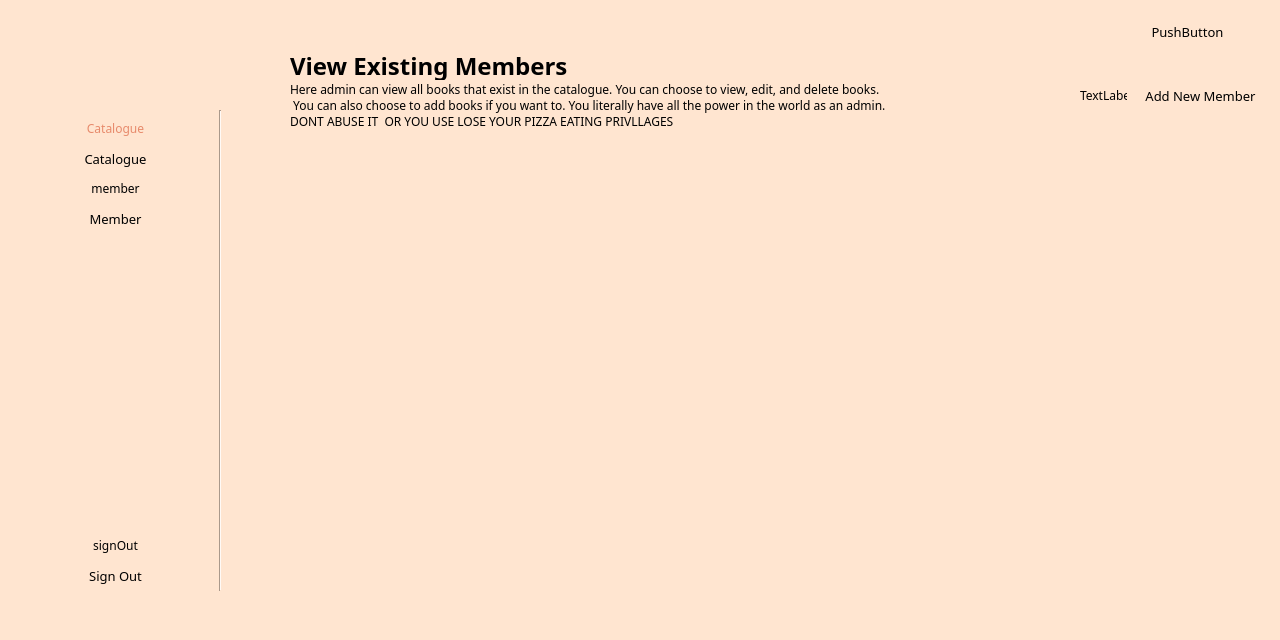
<?xml version="1.0" encoding="UTF-8"?>
<ui version="4.0">
 <class>adminMemberCatalogue</class>
 <widget class="QMainWindow" name="adminMemberCatalogue">
  <property name="geometry">
   <rect>
    <x>0</x>
    <y>0</y>
    <width>1280</width>
    <height>640</height>
   </rect>
  </property>
  <property name="minimumSize">
   <size>
    <width>1280</width>
    <height>640</height>
   </size>
  </property>
  <property name="maximumSize">
   <size>
    <width>1280</width>
    <height>640</height>
   </size>
  </property>
  <property name="windowTitle">
   <string>MainWindow</string>
  </property>
  <widget class="QWidget" name="centralwidget">
   <property name="styleSheet">
    <string notr="true">QWidget{
	background: #FFE5D0;
	font-family: Montserrat;
}

QLineEdit {
	border: 1px solid;
	border-radius: 15px;
	border-color: #e5e5e5;
	background-color: palette(base);
	padding: 0px 5px;
	font-size: 13px;
}

QPushButton {
	border-radius: 15px; 
	font-size: 13px;
	height: 31px; 
}</string>
   </property>
   <widget class="QScrollArea" name="scrollArea">
    <property name="geometry">
     <rect>
      <x>260</x>
      <y>140</y>
      <width>1011</width>
      <height>471</height>
     </rect>
    </property>
    <property name="styleSheet">
     <string notr="true">QScrollArea {
	border: none;
}
</string>
    </property>
    <property name="widgetResizable">
     <bool>true</bool>
    </property>
    <widget class="QWidget" name="scrollAreaWidgetContents">
     <property name="geometry">
      <rect>
       <x>0</x>
       <y>0</y>
       <width>1011</width>
       <height>471</height>
      </rect>
     </property>
     <property name="styleSheet">
      <string notr="true">QWidget {
	background-color: #FFE5D0;
	/*border: none;*/
}

QGridLayout {
	/*border: none;*/
}

QPushButton {
	margin-right: 10px; 
	height: 31px; 
	/*max-width: 100px; */
}
</string>
     </property>
     <layout class="QHBoxLayout" name="horizontalLayout">
      <item>
       <layout class="QGridLayout" name="gridLayout_3"/>
      </item>
     </layout>
    </widget>
   </widget>
   <widget class="QPushButton" name="pushButton">
    <property name="geometry">
     <rect>
      <x>1150</x>
      <y>20</y>
      <width>75</width>
      <height>23</height>
     </rect>
    </property>
    <property name="text">
     <string>PushButton</string>
    </property>
   </widget>
   <widget class="QWidget" name="layoutWidget">
    <property name="geometry">
     <rect>
      <x>20</x>
      <y>120</y>
      <width>191</width>
      <height>471</height>
     </rect>
    </property>
    <layout class="QVBoxLayout" name="verticalLayout_2">
     <item>
      <widget class="QLabel" name="catalogueIcon_2">
       <property name="styleSheet">
        <string notr="true">QLabel{
	color: rgb(231, 138, 107);
}</string>
       </property>
       <property name="text">
        <string>Catalogue</string>
       </property>
       <property name="alignment">
        <set>Qt::AlignCenter</set>
       </property>
      </widget>
     </item>
     <item>
      <widget class="QPushButton" name="catalogueBtn_2">
       <property name="styleSheet">
        <string notr="true">QPushButton{
	border-radius:15px;
	font: 14px &quot;Montserrat&quot;;
}

QPushButton:hover {
	text-decoration: underline;
}</string>
       </property>
       <property name="text">
        <string>Catalogue</string>
       </property>
      </widget>
     </item>
     <item>
      <widget class="QLabel" name="memberIcon_2">
       <property name="text">
        <string>member</string>
       </property>
       <property name="alignment">
        <set>Qt::AlignCenter</set>
       </property>
      </widget>
     </item>
     <item>
      <widget class="QPushButton" name="memberBtn_2">
       <property name="styleSheet">
        <string notr="true">QPushButton{
	border-radius:15px;
	font: 14px &quot;Montserrat&quot;;
}

QPushButton:hover {
	text-decoration: underline;
}</string>
       </property>
       <property name="text">
        <string>Member</string>
       </property>
      </widget>
     </item>
     <item>
      <spacer name="verticalSpacer_2">
       <property name="orientation">
        <enum>Qt::Vertical</enum>
       </property>
       <property name="sizeHint" stdset="0">
        <size>
         <width>20</width>
         <height>40</height>
        </size>
       </property>
      </spacer>
     </item>
     <item>
      <widget class="QLabel" name="signoutIcon_2">
       <property name="text">
        <string>signOut</string>
       </property>
       <property name="alignment">
        <set>Qt::AlignCenter</set>
       </property>
      </widget>
     </item>
     <item>
      <widget class="QPushButton" name="signoutBtn_2">
       <property name="styleSheet">
        <string notr="true">QPushButton{
	border-radius:15px;
	font: 14px &quot;Montserrat&quot;;
}

QPushButton:hover {
	text-decoration: underline;
}</string>
       </property>
       <property name="text">
        <string>Sign Out</string>
       </property>
      </widget>
     </item>
    </layout>
   </widget>
   <widget class="QLabel" name="logoImage">
    <property name="geometry">
     <rect>
      <x>10</x>
      <y>20</y>
      <width>221</width>
      <height>71</height>
     </rect>
    </property>
    <property name="text">
     <string/>
    </property>
    <property name="pixmap">
     <pixmap resource="resources.qrc">:/resources/images/bblLogo.png</pixmap>
    </property>
   </widget>
   <widget class="Line" name="line">
    <property name="geometry">
     <rect>
      <x>210</x>
      <y>110</y>
      <width>21</width>
      <height>481</height>
     </rect>
    </property>
    <property name="styleSheet">
     <string notr="true">Line{
	color:rgb(221, 46, 68);
}</string>
    </property>
    <property name="orientation">
     <enum>Qt::Vertical</enum>
    </property>
   </widget>
   <widget class="QLabel" name="pageTitle">
    <property name="geometry">
     <rect>
      <x>290</x>
      <y>40</y>
      <width>331</width>
      <height>51</height>
     </rect>
    </property>
    <property name="styleSheet">
     <string notr="true">QLabel{
	font-size: 24px;
	font-weight: bold;
}</string>
    </property>
    <property name="text">
     <string>View Existing Members</string>
    </property>
   </widget>
   <widget class="QLabel" name="pageDesc">
    <property name="geometry">
     <rect>
      <x>290</x>
      <y>80</y>
      <width>771</width>
      <height>51</height>
     </rect>
    </property>
    <property name="text">
     <string>Here admin can view all books that exist in the catalogue. You can choose to view, edit, and delete books. 
 You can also choose to add books if you want to. You literally have all the power in the world as an admin. 
DONT ABUSE IT  OR YOU USE LOSE YOUR PIZZA EATING PRIVLLAGES</string>
    </property>
   </widget>
   <widget class="QLabel" name="addMemberIcon">
    <property name="geometry">
     <rect>
      <x>1080</x>
      <y>80</y>
      <width>47</width>
      <height>31</height>
     </rect>
    </property>
    <property name="text">
     <string>TextLabel</string>
    </property>
   </widget>
   <widget class="QPushButton" name="addMemberBtn">
    <property name="geometry">
     <rect>
      <x>1140</x>
      <y>80</y>
      <width>121</width>
      <height>31</height>
     </rect>
    </property>
    <property name="styleSheet">
     <string notr="true">QPushButton:hover {
	text-decoration: underline;
}</string>
    </property>
    <property name="text">
     <string>Add New Member</string>
    </property>
   </widget>
  </widget>
  <widget class="QMenuBar" name="menubar">
   <property name="geometry">
    <rect>
     <x>0</x>
     <y>0</y>
     <width>1280</width>
     <height>21</height>
    </rect>
   </property>
  </widget>
 </widget>
 <resources>
  <include location="resources.qrc"/>
 </resources>
 <connections/>
</ui>
